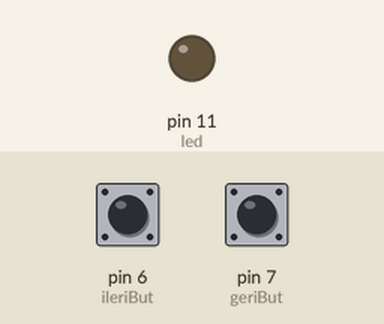
Recording of a sketch running on a simulated Arduino Uno, built with avr-gcc and run on an emulated ATmega328P. On the bench: output pins drawn as LEDs (lit = HIGH). The test bench sets the inputs (shaded band); at power-on: pin 6 (ileriBut) LOW, pin 7 (geriBut) LOW.

Above: at 1.2 s.
1.3 s: pin 6 (ileriBut) pulled HIGH for 0.15 s
At 2.6 s:
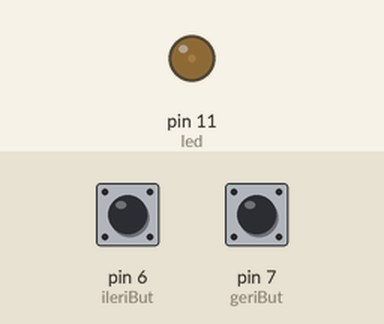
2.9 s: pin 7 (geriBut) pulled HIGH for 0.15 s
At 4.1 s:
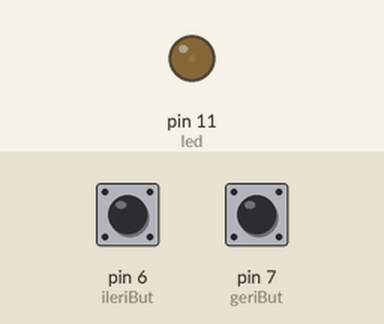
4.5 s: pin 7 (geriBut) pulled HIGH for 1 s
At 6.6 s:
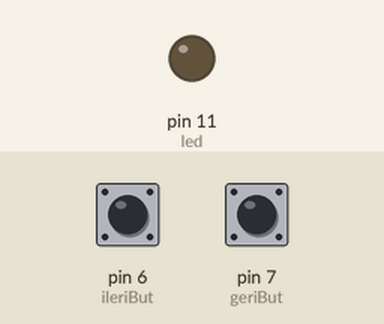
7.0 s: pin 6 (ileriBut) pulled HIGH for 1 s
At 8.5 s:
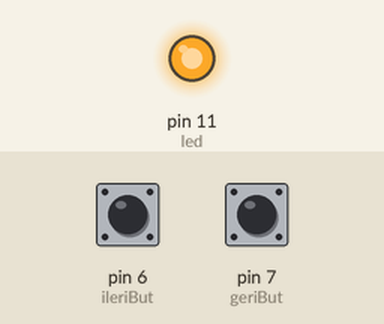
9.5 s: pin 6 (ileriBut) pulled HIGH for 3.2 s
At 13.3 s:
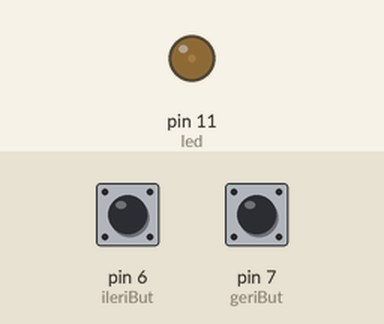
14.2 s: pin 6 (ileriBut) pulsed HIGH 5 times (0.12 s each, 0.3 s apart)
At 16.1 s:
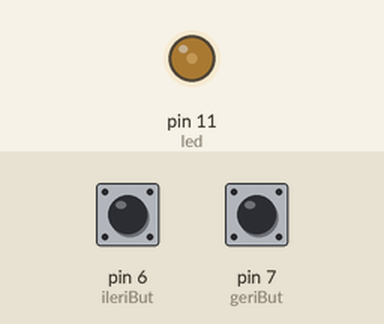
Timing chart, 0 to 17.6 s (numbered marks = the images above; inputs shaded):
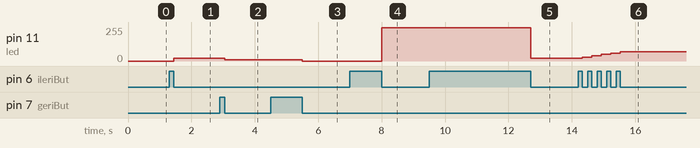

The sketch:

Bolum_2_Uyg_1.ino
```cpp
const int led = 11;
        const int ileriBut = 6;
        const int geriBut = 7;
        int degPWM = 10;
        void setup() {
        pinMode(led,OUTPUT);
          pinMode(ileriBut, INPUT);
          pinMode(geriBut, INPUT);
      }
      void loop() {
        if(digitalRead(ileriBut)){
              while(digitalRead(ileriBut)){
      };
      degPWM += 10;
              analogWrite(led,degPWM);
      }
      if(degPWM==250)
              degPWM=10;
            if(digitalRead(geriBut)) {
      while(digitalRead(geriBut)){
      };
      degPWM -= 10;
              analogWrite(led,degPWM);}
      if(degPWM==0)
              degPWM=240;}
```

Measured:
- after the input at 1.3 s, pin 11 (led): 0/255 → 20/255 after 0.15 s
- after the input at 2.9 s, pin 11 (led): 20/255 → 10/255 after 0.15 s
- after the input at 4.5 s, pin 11 (led): 10/255 → 0/255 after 1.0 s
- after the input at 7.0 s, pin 11 (led): 0/255 → 250/255 after 1.0 s
- after the input at 9.5 s, pin 11 (led): 250/255 → 20/255 after 3.2 s
- after the input at 14.2 s, pin 11 (led): moves from 20/255 to 70/255 over 1.2 s, starting after 0.12 s
